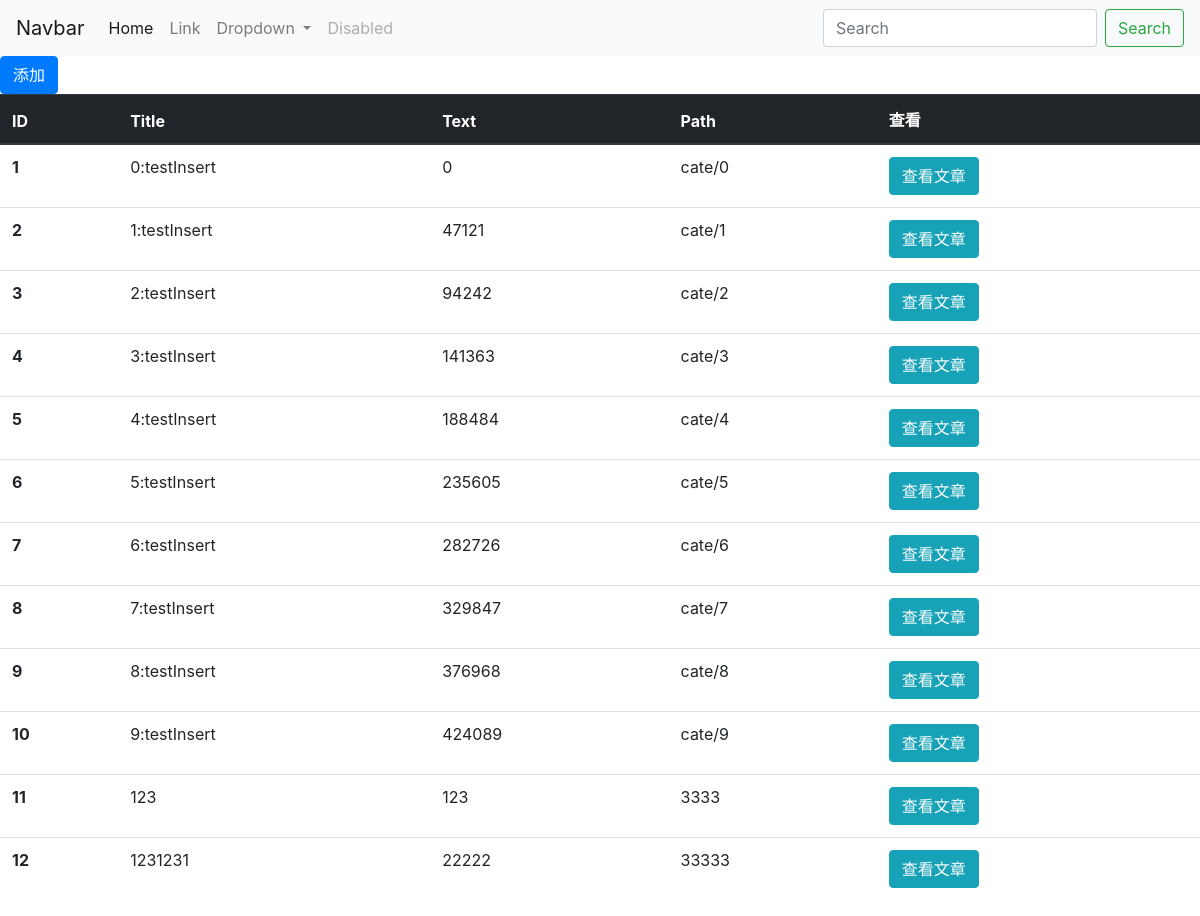
/picman/, run on an earlier commit of the app's database.
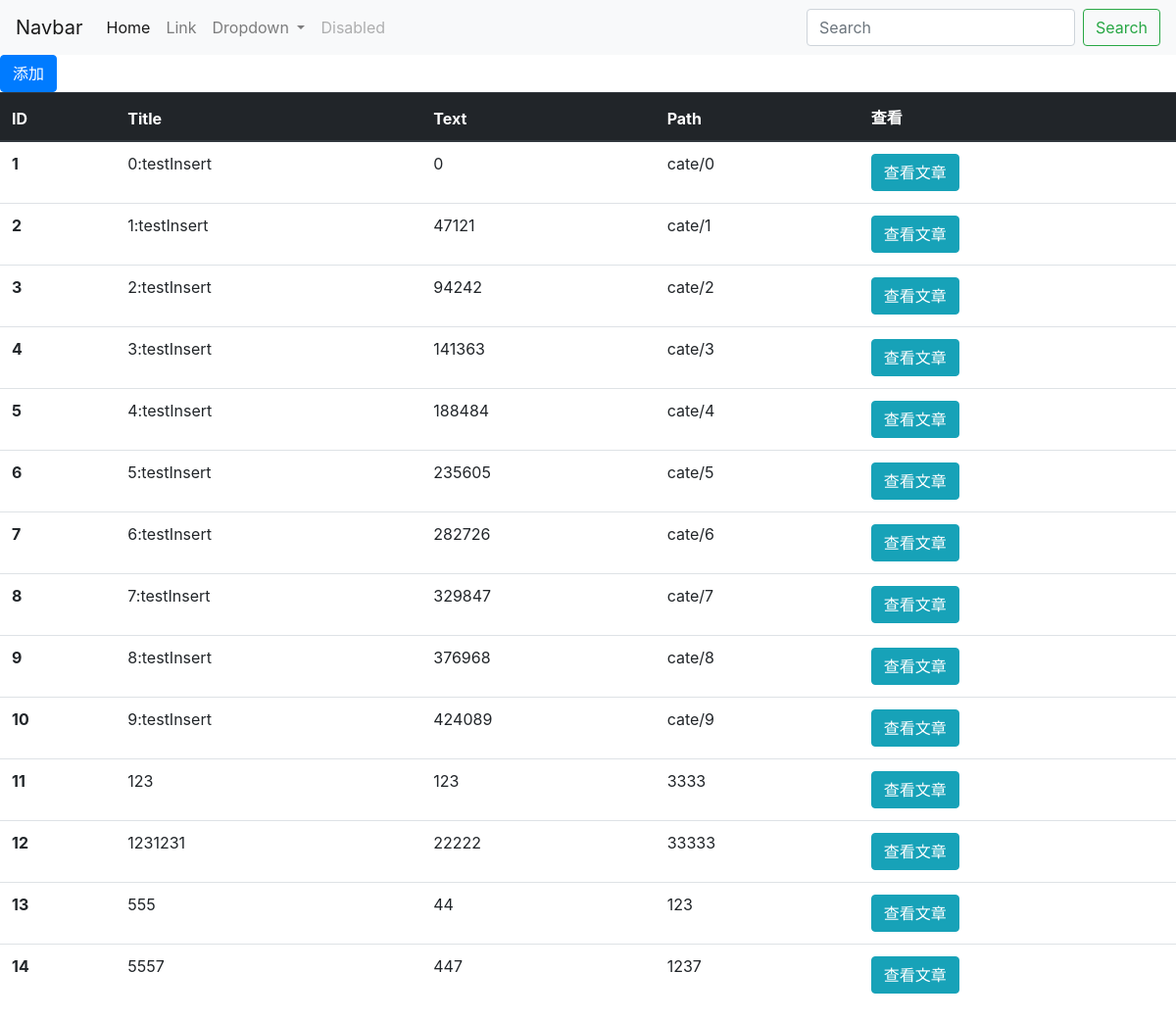
And on a later commit of the database.
### models/category.py (models this page shows, shortened)
class piccategory(Base):
    __tablename__ = 'piccategory'
    pcateid = Column(Integer, primary_key=True)
    title = Column(String(80), unique=True)
    text = Column(String(120))
    categorypath = Column(String(120))

### picMan/views.py (the view)
@picMan.route("/",methods=["GET","POST"])
def index():
    pictree = picTree()
    return render_template("picMan/index.html",cate=pictree.GetCategory())

### application.py (called while the page is built)
@app.teardown_request
def shutdown_session(exception=None):
    db_session.remove()

def connect_db():
    return sqlite3.connect(app.config['DATABASE'])

@app.before_request
def before_request():
    g.db = connect_db()

@app.teardown_request
def teardown_request(exception):
    g.db.close()

### picMan/picTree.py (called while the page is built)
    def GetCategory(self,cate=None, size=20, num=0):
        cates = piccategory.query.all()
        return cates

### templates/picMan/index.html
{% extends "picMan/base.html"  %}
{%block body%}
<a class="btn btn-primary" href="AddCate">添加</a>
<table class="table">
  <thead class="thead-dark">
    <tr>
      <th scope="col">ID</th>
      <th scope="col">Title</th>
      <th scope="col">Text</th>
      <th scope="col">Path</th>
      <th scope="col">查看</th>
    </tr>
  </thead>
  <tbody>
	{% for l in cate %}
    <tr>
      <th scope="row">{{l.pcateid}}</th>
      <td>{{l.title}}</td>
      <td>{{l.text}}</td>
      <td>{{l.categorypath}}</td>
      <td><a class="btn btn-info" href="documentList/{{l.pcateid}}">查看文章</a></td>
    </tr>
	{%endfor%}
  </tbody>
</table>
{%endblock%}

What changed in the data, as far as the page shows it:
added piccategory: pcateid "13", title "555", text "44", categorypath "123"
added piccategory: pcateid "14", title "5557", text "447", categorypath "1237"
